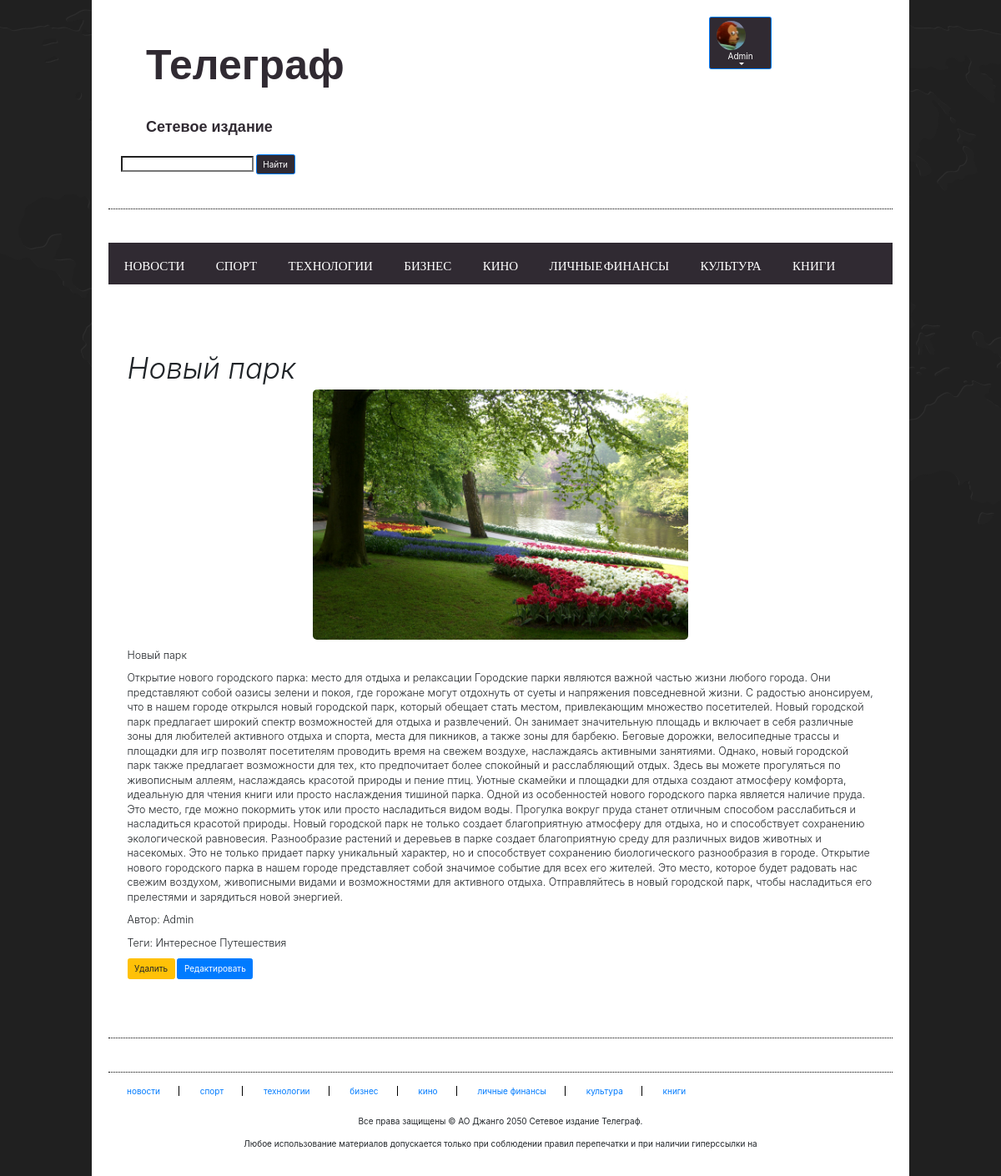
Page /news/show/24 (signed in) on the committed database.
### users/models.py (models this page shows, shortened)
class Account(models.Model):
    gender_choices=(('M', 'Male'),
                    ('F', 'Female'),
                    ('N/A', 'No answers'))
    user = models.OneToOneField(User,on_delete=models.CASCADE,
                                primary_key=True)
    nickname = models.CharField(max_length=100)
    birthday = models.DateField(null=True)
    gender = models.CharField(choices=gender_choices,max_length=25,null=True)
    account_image = models.ImageField(default='default.jpg',
                                      upload_to='account_images')
    address = models.CharField(max_length=100,null=True)
    vk = models.CharField(max_length=100,null=True)
    telegram = models.CharField(max_length=100,null=True)
    phone = models.CharField(max_length=20,null=True)
    class Meta:
        ordering = ['user']
        verbose_name = 'Профиль'
        verbose_name_plural = 'Профили'

### news/models.py (models this page shows, shortened)
class Article(models.Model):
    categories = (('E','Экономика'),
                  ('S','Наука'),
                  ('IT','IT'),
                  ('T', 'Путешествия'),
                  ('C', 'Культура'),
                  ('S', 'Спорт'))
    author = models.ForeignKey(User, on_delete=models.SET_NULL, null=True)
    title = models.CharField('Название', max_length=50,default='')
    anouncement = models.TextField('Аннотация', max_length=250)
    text = models.TextField('Текст новости')
    date = models.DateTimeField('Дата публикации', auto_now=True)
    category = models.CharField(choices=categories, max_length=25,verbose_name='Категории')
    tags = models.ManyToManyField(to=Tag, blank=True)
    slug = models.SlugField()
    objects = models.Manager()
    published = PublishedToday()
    class Meta:
        ordering = ['title','date']
        verbose_name= 'Новость'
        verbose_name_plural='Новости'

class Image(models.Model):
   article = models.ForeignKey(Article, on_delete=models.CASCADE)
   title = models.CharField(max_length=50, blank=True)
   image = models.ImageField(upload_to='article_images/') #лучше добавить поле default !!!

class Tag(models.Model):
    title = models.CharField(max_length=100)
    status = models.BooleanField(default=True)
    class Meta:
        ordering = ['title', 'status']
        verbose_name = 'Тег'
        verbose_name_plural = 'Теги'

### news/views.py (the view)
# urls.py: path('show/<int:pk>', views.ArticleDetailView.as_view(), name='news_detail'),
class ArticleDetailView(ViewCountMixin, DetailView):
    model = Article
    template_name = 'news/news_detail.html'
    context_object_name = 'article'
    def get_context_data(self, **kwargs):
        context = super().get_context_data(**kwargs)
        current_object = self.object
        images = Image.objects.filter(article=current_object)
        context['images'] = images
        return context

### news/templates/news/news_detail.html (shortened to what this page needs)
{% extends 'magazine/homebase.html' %}
{% load static %}
{% load bootstrap5 %}
{% block body %}
<link rel="stylesheet" href="https://maxcdn.bootstrapcdn.com/bootstrap/4.0.0/css/bootstrap.min.css"
>
  <div class="center">
        <div class="row">
                    <div class="single_news">
                        <div class="p-4 p-md-5" >
                                <div class="col-md-12 px-0">
                                  <h1 class="display-4 fst-italic"> {{ article.title }}</h1>
                                   {% if article.image_set.all %}
                                    <div id="carouselControls" class="carousel slide" data-ride="carousel">
                                        <div class="carousel-inner" role="listbox" style=" width:auto; height: 300px !important;">
                                            {% for image in article.image_set.all %}
                                            <div class="carousel-item {% if forloop.counter == 1 %} active {% endif %}">
                                                <img class="d-block" src="{{ image.image.url }}"
                                                     style="margin:auto; height:300px; width:auto; border-radius:5px;">
                                            </div>
                                            {% endfor %}
                                            </div>
                                        <a class="carousel-control-prev" href="#carouselControls" role="button" data-slide="prev">
                                            <span class="carousel-control-prev-icon" aria-hidden="true"></span>
                                            </a>
                                        <a class="carousel-control-next" href="#carouselControls" role="button" data-slide="next">
                                            <span class="carousel-control-next-icon" aria-hidden="true"></span>
                                        </a>
                                    </div>
                                    {% endif%}
                                  <p class="lead my-3">{{ article.anouncement }}</p>
                                  <p class="lead my-3">{{ article.text }}</p>
                                  <p class="lead my-3">Автор: {{ article.author }}</p>
                                  <p class="lead my-3">Теги: {% for t in article.tags.all %} {{ t.title }} {% endfor %}</p>
                                  </div>
                             <a class="btn btn-warning" href="{% url 'news_delete' article.pk %}">Удалить</a>
                             <a class="btn btn-primary" href="{% url 'news_update' article.pk %}">Редактировать</a>
                        </div>
                    </div>
        </div>
  </div>
{% endblock %}

### magazine/templates/magazine/header.html (shortened to what this page needs)
{% load static %}
{% load bootstrap5 %}
{% bootstrap_css %}
<link rel="stylesheet" href="https://ajax.googleapis.com/ajax/libs/jqueryui/1.11.4/themes/smoothness/jquery-ui.css">
  <div class="center">
      <div class="header_area">
          <div class="col-md-9">
              <div class="main_title">
                  <a href="/magazine/" class="d-flex align-items-center mb-3 mb-md-0 me-md-auto text-decoration-none" style="font-size: 50px; height:50px;color:#302a32;>
            <span class="fs-5 d-none d-lg-block responsive-title"">Телеграф</span>
            </a>
              </div>
              <div class="main_subtitle" style="font-size: 18px; height:80px;color:#302a32;>
                  <span style="margin-top: 100px;">Сетевое издание</span>
              </div>
           <div class="search">
                      <input id="search_input"></input>
                      <button class="btn btn-primary" style="background:#302a32;"> Найти</button>
                  </div>
              </div>
          {% if request.user.id %}
          <div class="col-md-3">
              <div class="main_menu_area floatleft" style="height:230px; background:#FFFFFF">
                  <ul id="nav">
                      <li><button class="btn btn-primary dropdown-toggle col-11" type="button" id="dropdownMenuButton1" data-bs-toggle="dropdown" aria-expanded="false" style="background:#302a32;">
                          <img src="{{ request.user.account.account_image.url }}" alt="" width="35px;" height="25px;" class="rounded-circle me-5">
                          <div class="d-none d-lg-block "> {{ request.user.username }} </div>
                          </button>
                      </li>
                  </ul>
                  </div>
          </div>
          {% endif %}
          <br>
      </div>
</div>

### magazine/static/magazine/css/style.css (style rules this page uses)
* { margin:0; padding:0 }
.main_title { font-family:arial; font-weight:bold; font-size:50px; padding: 1px 30px; padding-top:5% }
.main_subtitle { font-family:arial; font-weight:bold; font-size:25px; padding: 1px 30px; padding-top:5% }
body { font-family:Arial; font-size:12px; line-height:13px; background:url("images/site_bg.png") top center no-repeat fixed #000000 }
a { color:#000; text-decoration:none }
img { max-width:100%; height:auto }
.floatleft { float:left }
.center { width:980px; display:block; margin:0 auto; padding:20px; background:#fff; transition:all 1.3s ease 0s; -moz-transition:all 1.3s ease 0s; -webkit-transition:all 1.3s ease 0s; -o-transition:all 1.3s ease 0s; -ms-transition:all 1.3s ease 0s }
div { overflow:hidden }
#nav { display:block }
.header_area { border-bottom:1px dotted #000; }
.main_menu_area { overflow:visible; background:#302a32; min-height:50px }
.main_menu_area ul { margin:0; padding:0; list-style:none }
.main_menu_area ul li { float:left; position:relative }

### rows in the picture
Article: title "Новый парк", anouncement "Новый парк", text "Открытие нового городского парка: место для отдыха и релаксации Городские парки являются важной частью жизни любого города. Они представляют собой оазисы зелени и покоя, где горожане могут отдохнуть от суеты и напряжения повседневной жизни. C радостью анонсируем, что в нашем городе открылся новый городской парк, который обещает стать местом, привлекающим множество посетителей. Новый городской парк предлагает широкий спектр возможностей для отдыха и развлечений. Он занимает значительную площадь и включает в себя различные зоны для любителей активного отдыха и спорта, места для пикников, а также зоны для барбекю. Беговые дорожки, велосипедные трассы и площадки для игр позволят посетителям…", author "Admin"
Image: image (picture)
Tag: title "Интересное"
Tag: title "Путешествия"

### other values in the picture
{{ request.user.username }} "Admin"
